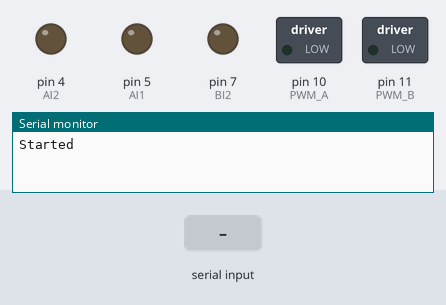
Bench run of a sketch on a simulated Arduino Uno, built with avr-gcc and run on an emulated ATmega328P. On the bench: switched loads named in the sketch (green lamp = pin HIGH), output pins drawn as LEDs (lit = HIGH), the last lines printed to the serial monitor. The inputs (shaded band) are chosen by the test bench.

Above: at 1.2 s.
1.3 s: "fwd_bit" received over the second serial link
At 2.0 s:
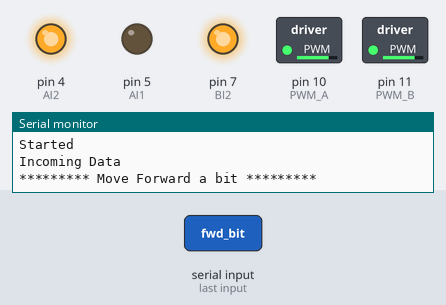
3.8 s: "left_bit" received over the second serial link
At 3.99 s:
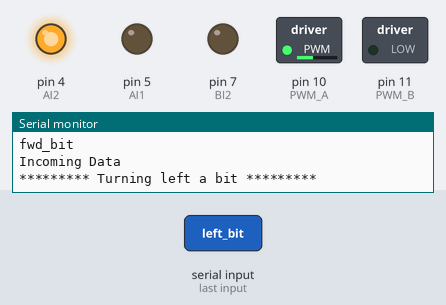
5.6 s: "right_bit" received over the second serial link
At 5.81 s:
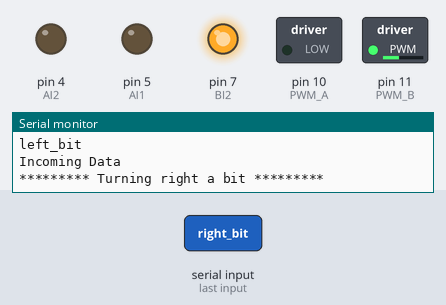
Timing chart, 0 to 8.6 s (numbered marks = the images above; inputs shaded):
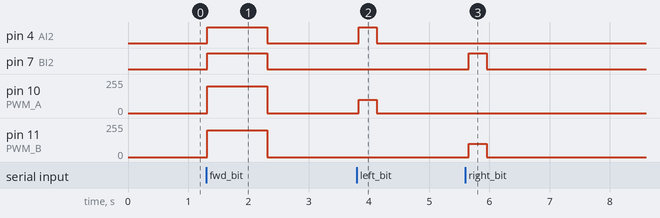

Measured:
- after the input at 1.3 s, pin 4 (AI2), pin 7 (BI2): LOW → HIGH at once, → LOW 1.0 s later; pin 10 (PWM_A), pin 11 (PWM_B): 0/255 → 200/255 at once, → 0/255 1.0 s later
- after the input at 3.8 s, pin 4 (AI2): LOW → HIGH at once, → LOW 0.30 s later; pin 10 (PWM_A): 0/255 → 100/255 at once, → 0/255 0.30 s later
- after the input at 5.6 s, pin 7 (BI2): LOW → HIGH after 0.05 s, → LOW 0.30 s later; pin 11 (PWM_B): 0/255 → 100/255 after 0.05 s, → 0/255 0.30 s later

The sketch:

arduino_car.ino
```cpp
#include "SoftwareSerial.h"

#define BUFFER_SIZE 64//This will prevent buffer overruns.
#define AI1 5    //motor Right
#define AI2 4
#define PWM_A 10

#define BI1 6    //motor left
#define BI2 7
#define PWM_B 11

SoftwareSerial serial_connection(12, 13);//Create a serial connection with TX and RX on these pins
char inData[BUFFER_SIZE];//This is a character buffer where the data sent by the python script will go.
char inChar=-1;//Initialie the first character as nothing
int count=0;//This is the number of lines sent in from the python script
int i=0;//Arduinos are not the most capable chips in the world so I just create the looping variable once

void setup() {
  // put your setup code here, to run once:
  pinMode(AI2, OUTPUT);
  pinMode(AI1, OUTPUT);
  pinMode(PWM_A, OUTPUT);
  pinMode(BI2, OUTPUT);
  pinMode(BI2, OUTPUT);
  pinMode(PWM_B, OUTPUT);

  Serial.begin(9600);//Initialize communications to the serial monitor in the Arduino IDE
  serial_connection.begin(9600);//Initialize communications with the bluetooth module
  serial_connection.println("Ready!!!");//Send something to just start comms. This will never be seen.
  Serial.println("Started");//Tell the serial monitor that the sketch has started.
}

void leftforward(int speed)
{
  digitalWrite(BI2, HIGH);
  digitalWrite(BI1, LOW);
  analogWrite(PWM_B, speed);
}
void leftbackward(int speed)
{
  digitalWrite(BI2,LOW);
  digitalWrite(BI1,HIGH);
  analogWrite(PWM_B,speed);
}
void rightforward(int speed)
{
  digitalWrite(AI2, HIGH);
  digitalWrite(AI1, LOW);
  analogWrite(PWM_A, speed);
}
void rightbackward(int speed)
{
  digitalWrite(AI2, LOW);
  digitalWrite(AI1, HIGH);
  analogWrite(10, speed);
}

void moveforward()
{
  rightforward(200);
  leftforward(200);
}
void movebackward()
{
  rightbackward(200);
  leftbackward(200);
}
void rotateleft()
{
  stop_car();
  rightforward(100);
}
void rotateright()
{
  stop_car();
  leftforward(100);
}

void stop_car()
{
  digitalWrite(AI2, LOW);
  digitalWrite(AI1, LOW);
  analogWrite(PWM_A, 0);
  digitalWrite(BI2, LOW);
  digitalWrite(BI1, LOW);
  analogWrite(PWM_B, 0);
}

void loop()
{
  //This will prevent bufferoverrun errors
  byte byte_count=serial_connection.available();//This gets the number of bytes that were sent by the python script
  /*
  if(byte_count)//If there are any bytes then deal with them
  {
    Serial.println("byte_count: " + String(byte_count));
    inChar=serial_connection.read();
    Serial.println(String(inChar));
  }
  */
  if(byte_count)//If there are any bytes then deal with them
  {
    Serial.println("Incoming Data");//Signal to the monitor that something is happening
    int first_bytes=byte_count;//initialize the number of bytes that we might handle.
    int remaining_bytes=0;//Initialize the bytes that we may have to burn off to prevent a buffer overrun
    if(first_bytes>=BUFFER_SIZE-1)//If the incoming byte count is more than our buffer...
    {
      remaining_bytes=byte_count-(BUFFER_SIZE-1);//Reduce the bytes that we plan on handleing to below the buffer size
    }
    for(i=0;i<first_bytes;i++)//Handle the number of incoming bytes
    {
      inChar=serial_connection.read();//Read one byte
      inData[i]=inChar;//Put it into a character string(array)
    }
    inData[i]='\0';//This ends the character array with a null character. This signals the end of a string


    if(String(inData)=="fwd_bit")
    {
      Serial.println("********* Move Forward a bit *********");
      moveforward();
      delay(1000);
      stop_car();
    }

    else if(String(inData)=="stop")
    {
      Serial.println("********* Stop car *********");
      stop_car();
    }

    else if(String(inData)=="left_bit")
    {
      Serial.println("********* Turning left a bit *********");
      rotateleft();
      delay(300);
      stop_car();
    }

    else if(String(inData)=="right_bit")
    {
      Serial.println("********* Turning right a bit *********");
      rotateright();
      delay(300);
      stop_car();
    }

    for(i=0;i<remaining_bytes;i++)//This burns off any remaining bytes that the buffer can't handle.
    {
      inChar=serial_connection.read();
    }
    Serial.println(inData);//Print to the monitor what was detected
    serial_connection.println("Hello from Blue "+String(count));//Then send an incrmented string back to the python script
    count++;//Increment the line counter
  }
  delay(100);//Pause for a moment
}
```
